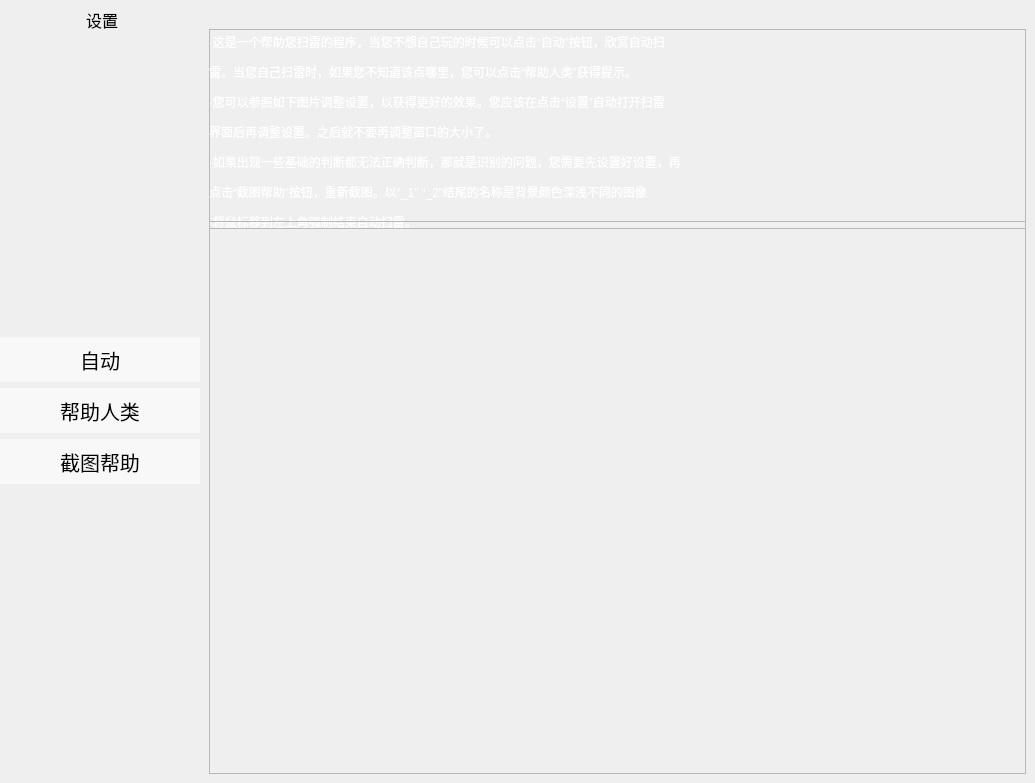
<?xml version="1.0" encoding="UTF-8"?>
<ui version="4.0">
 <class>MainWindow</class>
 <widget class="QMainWindow" name="MainWindow">
  <property name="geometry">
   <rect>
    <x>0</x>
    <y>0</y>
    <width>1035</width>
    <height>783</height>
   </rect>
  </property>
  <property name="minimumSize">
   <size>
    <width>1035</width>
    <height>0</height>
   </size>
  </property>
  <property name="maximumSize">
   <size>
    <width>1035</width>
    <height>800</height>
   </size>
  </property>
  <property name="windowTitle">
   <string>扫雷-帮助</string>
  </property>
  <property name="windowOpacity">
   <double>1.000000000000000</double>
  </property>
  <property name="toolTipDuration">
   <number>1</number>
  </property>
  <widget class="QWidget" name="centralwidget">
   <layout class="QGridLayout" name="gridLayout">
    <property name="leftMargin">
     <number>0</number>
    </property>
    <property name="topMargin">
     <number>0</number>
    </property>
    <property name="rightMargin">
     <number>0</number>
    </property>
    <property name="bottomMargin">
     <number>0</number>
    </property>
    <property name="spacing">
     <number>0</number>
    </property>
    <item row="0" column="0">
     <widget class="QFrame" name="frame">
      <property name="minimumSize">
       <size>
        <width>200</width>
        <height>0</height>
       </size>
      </property>
      <property name="maximumSize">
       <size>
        <width>200</width>
        <height>16777215</height>
       </size>
      </property>
      <property name="styleSheet">
       <string notr="true">QFrame {
	background-image:url(:/icons/background_2.bmp);
	border:none;
}</string>
      </property>
      <property name="frameShape">
       <enum>QFrame::StyledPanel</enum>
      </property>
      <property name="frameShadow">
       <enum>QFrame::Raised</enum>
      </property>
      <layout class="QVBoxLayout" name="verticalLayout">
       <property name="spacing">
        <number>6</number>
       </property>
       <property name="leftMargin">
        <number>0</number>
       </property>
       <property name="topMargin">
        <number>0</number>
       </property>
       <property name="rightMargin">
        <number>0</number>
       </property>
       <item>
        <widget class="QPushButton" name="setting_2">
         <property name="minimumSize">
          <size>
           <width>0</width>
           <height>40</height>
          </size>
         </property>
         <property name="font">
          <font>
           <family>宋体</family>
           <pointsize>12</pointsize>
          </font>
         </property>
         <property name="styleSheet">
          <string notr="true">QPushButton{
border-radius: none;
border: none;
background-color:rgba(255, 255, 255, 0);
color:rgb(0, 0, 0);
}
QPushButton:hover{
border: none;
background-color:rgba(255, 255, 255, 100);
color: rgb(0, 0, 0);
}
QPushButton:disabled{
border: none;
background-color:rgba(0, 0, 0, 0);
color:rgb(210, 210, 210);
}</string>
         </property>
         <property name="text">
          <string> 设置</string>
         </property>
         <property name="icon">
          <iconset>
           <normaloff>icons/settings.png</normaloff>icons/settings.png</iconset>
         </property>
        </widget>
       </item>
       <item>
        <spacer name="verticalSpacer_2">
         <property name="orientation">
          <enum>Qt::Vertical</enum>
         </property>
         <property name="sizeHint" stdset="0">
          <size>
           <width>20</width>
           <height>40</height>
          </size>
         </property>
        </spacer>
       </item>
       <item>
        <widget class="QPushButton" name="auto_play">
         <property name="minimumSize">
          <size>
           <width>0</width>
           <height>45</height>
          </size>
         </property>
         <property name="font">
          <font>
           <family>楷体</family>
           <pointsize>15</pointsize>
          </font>
         </property>
         <property name="styleSheet">
          <string notr="true">QPushButton{
border-radius: none;
border: none;
background-color:rgba(255, 255, 255, 150);
color:rgb(0, 0, 0);
}
QPushButton:hover{
background-color:rgba(255, 255, 255, 200);
color:rgb(84, 158, 255);
}
QPushButton:disabled{
background-color:rgba(255, 255, 255, 150);
color:rgba(255, 255, 255, 175);
}</string>
         </property>
         <property name="text">
          <string>自动</string>
         </property>
         <property name="icon">
          <iconset>
           <normaloff>icons/play.png</normaloff>
           <activeoff>icons/play.png</activeoff>
           <selectedon>icons/play.png</selectedon>icons/play.png</iconset>
         </property>
         <property name="shortcut">
          <string>Ctrl+Shift+P</string>
         </property>
        </widget>
       </item>
       <item>
        <widget class="QPushButton" name="help_human">
         <property name="minimumSize">
          <size>
           <width>0</width>
           <height>45</height>
          </size>
         </property>
         <property name="font">
          <font>
           <family>楷体</family>
           <pointsize>15</pointsize>
          </font>
         </property>
         <property name="styleSheet">
          <string notr="true">QPushButton{
border-radius: none;
border: none;
background-color:rgba(255, 255, 255, 150);
color:rgb(0, 0, 0);
}
QPushButton:hover{
background-color:rgba(255, 255, 255, 200);
color:rgb(84, 158, 255);
}
QPushButton:disabled{
background-color:rgba(255, 255, 255, 150);
color:rgba(255, 255, 255, 175);
}</string>
         </property>
         <property name="text">
          <string>帮助人类</string>
         </property>
         <property name="icon">
          <iconset>
           <normaloff>icons/interrogation.png</normaloff>icons/interrogation.png</iconset>
         </property>
         <property name="shortcut">
          <string>Ctrl+Shift+H</string>
         </property>
        </widget>
       </item>
       <item>
        <widget class="QPushButton" name="screenshot_help">
         <property name="minimumSize">
          <size>
           <width>0</width>
           <height>45</height>
          </size>
         </property>
         <property name="font">
          <font>
           <family>楷体</family>
           <pointsize>15</pointsize>
          </font>
         </property>
         <property name="styleSheet">
          <string notr="true">QPushButton{
border-radius: none;
border: none;
background-color:rgba(255, 255, 255, 150);
color:rgb(0, 0, 0);
}
QPushButton:hover{
background-color:rgba(255, 255, 255, 200);
color:rgb(84, 158, 255);
}
QPushButton:disabled{
background-color:rgba(255, 255, 255, 150);
color:rgba(255, 255, 255, 175);
}</string>
         </property>
         <property name="text">
          <string>截图帮助</string>
         </property>
         <property name="icon">
          <iconset>
           <normaloff>icons/screenshot.png</normaloff>icons/screenshot.png</iconset>
         </property>
         <property name="iconSize">
          <size>
           <width>30</width>
           <height>30</height>
          </size>
         </property>
        </widget>
       </item>
       <item>
        <spacer name="verticalSpacer_3">
         <property name="orientation">
          <enum>Qt::Vertical</enum>
         </property>
         <property name="sizeHint" stdset="0">
          <size>
           <width>20</width>
           <height>40</height>
          </size>
         </property>
        </spacer>
       </item>
      </layout>
     </widget>
    </item>
    <item row="0" column="1">
     <widget class="QStackedWidget" name="stackedWidget">
      <property name="minimumSize">
       <size>
        <width>622</width>
        <height>500</height>
       </size>
      </property>
      <property name="styleSheet">
       <string notr="true">QStackedWidget &gt; QWidget{
background-image: url(:/icons/background_1.bmp);
}QPushButton:disabled{background-color:rgba(255, 255, 255, 150);color:rgba(255, 255, 255, 175);}</string>
      </property>
      <property name="currentIndex">
       <number>0</number>
      </property>
      <widget class="QWidget" name="page_main">
       <property name="styleSheet">
        <string notr="true">QLabel{color:rgb(255, 255, 255);font: 10pt &quot;楷体&quot;;min-height:26px}
</string>
       </property>
       <layout class="QVBoxLayout" name="verticalLayout_4">
        <property name="spacing">
         <number>12</number>
        </property>
        <item>
         <widget class="QFrame" name="frame_4">
          <property name="minimumSize">
           <size>
            <width>0</width>
            <height>200</height>
           </size>
          </property>
          <property name="maximumSize">
           <size>
            <width>16777215</width>
            <height>160</height>
           </size>
          </property>
          <property name="frameShape">
           <enum>QFrame::StyledPanel</enum>
          </property>
          <property name="frameShadow">
           <enum>QFrame::Raised</enum>
          </property>
          <widget class="QLabel" name="label_10">
           <property name="geometry">
            <rect>
             <x>0</x>
             <y>0</y>
             <width>821</width>
             <height>26</height>
            </rect>
           </property>
           <property name="text">
            <string>·这是一个帮助您扫雷的程序，当您不想自己玩的时候可以点击“自动”按钮，欣赏自动扫</string>
           </property>
          </widget>
          <widget class="QLabel" name="label_11">
           <property name="geometry">
            <rect>
             <x>0</x>
             <y>30</y>
             <width>791</width>
             <height>26</height>
            </rect>
           </property>
           <property name="text">
            <string>雷。当您自己扫雷时，如果您不知道该点哪里，您可以点击“帮助人类”获得提示。</string>
           </property>
          </widget>
          <widget class="QLabel" name="label_12">
           <property name="geometry">
            <rect>
             <x>0</x>
             <y>60</y>
             <width>811</width>
             <height>26</height>
            </rect>
           </property>
           <property name="text">
            <string>·您可以参照如下图片调整设置，以获得更好的效果。您应该在点击“设置”自动打开扫雷</string>
           </property>
          </widget>
          <widget class="QLabel" name="label_13">
           <property name="geometry">
            <rect>
             <x>0</x>
             <y>120</y>
             <width>811</width>
             <height>26</height>
            </rect>
           </property>
           <property name="text">
            <string>·如果出现一些基础的判断都无法正确判断，那就是识别的问题，您需要先设置好设置，再</string>
           </property>
          </widget>
          <widget class="QLabel" name="label_14">
           <property name="geometry">
            <rect>
             <x>0</x>
             <y>150</y>
             <width>811</width>
             <height>26</height>
            </rect>
           </property>
           <property name="text">
            <string>点击“截图帮助”按钮，重新截图。以“_1” “_2”结尾的名称是背景颜色深浅不同的图像</string>
           </property>
          </widget>
          <widget class="QLabel" name="label_15">
           <property name="geometry">
            <rect>
             <x>0</x>
             <y>90</y>
             <width>791</width>
             <height>26</height>
            </rect>
           </property>
           <property name="text">
            <string>界面后再调整设置。之后就不要再调整窗口的大小了。</string>
           </property>
          </widget>
          <widget class="QLabel" name="label_16">
           <property name="geometry">
            <rect>
             <x>0</x>
             <y>180</y>
             <width>781</width>
             <height>26</height>
            </rect>
           </property>
           <property name="text">
            <string>·将鼠标移到左上角强制结束自动扫雷。</string>
           </property>
          </widget>
         </widget>
        </item>
        <item>
         <widget class="QFrame" name="frame_5">
          <property name="frameShape">
           <enum>QFrame::StyledPanel</enum>
          </property>
          <property name="frameShadow">
           <enum>QFrame::Raised</enum>
          </property>
          <layout class="QHBoxLayout" name="horizontalLayout_2">
           <item>
            <widget class="QLabel" name="label">
             <property name="text">
              <string/>
             </property>
            </widget>
           </item>
          </layout>
         </widget>
        </item>
       </layout>
      </widget>
      <widget class="QWidget" name="page_2">
       <property name="styleSheet">
        <string notr="true">QPushButton{border-radius:10px; background-color:rgba(255, 255, 255, 200);
color: rgb(0, 0, 0)}QPushButton:hover{background-color:rgba(255, 255, 255, 255);
color: rgb(0, 0, 0)}</string>
       </property>
       <layout class="QVBoxLayout" name="verticalLayout_2">
        <item>
         <widget class="QPushButton" name="end_quto_play_thread">
          <property name="minimumSize">
           <size>
            <width>150</width>
            <height>40</height>
           </size>
          </property>
          <property name="maximumSize">
           <size>
            <width>150</width>
            <height>40</height>
           </size>
          </property>
          <property name="font">
           <font>
            <family>楷体</family>
            <pointsize>12</pointsize>
           </font>
          </property>
          <property name="styleSheet">
           <string notr="true"/>
          </property>
          <property name="text">
           <string>终止计算</string>
          </property>
          <property name="icon">
           <iconset>
            <normaloff>icons/stop.png</normaloff>icons/stop.png</iconset>
          </property>
         </widget>
        </item>
        <item>
         <widget class="QPushButton" name="return_to_main_page">
          <property name="minimumSize">
           <size>
            <width>150</width>
            <height>40</height>
           </size>
          </property>
          <property name="maximumSize">
           <size>
            <width>150</width>
            <height>41</height>
           </size>
          </property>
          <property name="sizeIncrement">
           <size>
            <width>0</width>
            <height>2</height>
           </size>
          </property>
          <property name="font">
           <font>
            <family>楷体</family>
            <pointsize>12</pointsize>
           </font>
          </property>
          <property name="styleSheet">
           <string notr="true"/>
          </property>
          <property name="text">
           <string>返回主页面</string>
          </property>
          <property name="icon">
           <iconset>
            <normaloff>icons/house.png</normaloff>icons/house.png</iconset>
          </property>
         </widget>
        </item>
        <item>
         <widget class="QPlainTextEdit" name="plainTextEdit">
          <property name="font">
           <font>
            <family>宋体</family>
            <pointsize>13</pointsize>
           </font>
          </property>
          <property name="styleSheet">
           <string notr="true">QPlainTextEdit{
border: 3px solid rgb(225, 225, 225);background-color: rgba(44, 44, 44, 170);color:rgb(255, 255, 255);}</string>
          </property>
          <property name="plainText">
           <string/>
          </property>
         </widget>
        </item>
        <item>
         <widget class="QProgressBar" name="pgb">
          <property name="minimumSize">
           <size>
            <width>580</width>
            <height>35</height>
           </size>
          </property>
          <property name="font">
           <font>
            <family>楷体</family>
            <pointsize>10</pointsize>
           </font>
          </property>
          <property name="styleSheet">
           <string notr="true">QProgressBar {border: none;border-radius: 12px;text-align: center;}
QProgressBar::chunk {background-color: qlineargradient(spread:pad, x1:0, y1:0, x2:1, y2:0, stop:0 rgb(167, 255, 245), stop:1 rgb(4, 126, 127));border-radius: 12px;}</string>
          </property>
          <property name="value">
           <number>24</number>
          </property>
          <property name="format">
           <string>计算中%p%</string>
          </property>
         </widget>
        </item>
       </layout>
      </widget>
      <widget class="QWidget" name="page_3">
       <layout class="QVBoxLayout" name="verticalLayout_3">
        <item>
         <widget class="QPushButton" name="return_to_main_p3">
          <property name="minimumSize">
           <size>
            <width>150</width>
            <height>40</height>
           </size>
          </property>
          <property name="maximumSize">
           <size>
            <width>150</width>
            <height>16777215</height>
           </size>
          </property>
          <property name="font">
           <font>
            <family>楷体</family>
            <pointsize>11</pointsize>
           </font>
          </property>
          <property name="styleSheet">
           <string notr="true">QPushButton{border-radius:10px; background-color:rgba(255, 255, 255, 200);
color: rgb(0, 0, 0)}QPushButton:hover{background-color:rgba(255, 255, 255, 255);
color: rgb(0, 0, 0)}QPushButton:disabled{background-color:rgba(255, 255, 255, 150);color:rgba(255, 255, 255, 175);}</string>
          </property>
          <property name="text">
           <string>返回主页面</string>
          </property>
          <property name="icon">
           <iconset>
            <normaloff>icons/house.png</normaloff>icons/house.png</iconset>
          </property>
         </widget>
        </item>
        <item>
         <widget class="QFrame" name="frame_explaination">
          <property name="minimumSize">
           <size>
            <width>598</width>
            <height>210</height>
           </size>
          </property>
          <property name="maximumSize">
           <size>
            <width>16777215</width>
            <height>210</height>
           </size>
          </property>
          <property name="styleSheet">
           <string notr="true">QLabel{color: rgb(255, 255, 255);font: 10pt &quot;楷体&quot;;}
</string>
          </property>
          <property name="frameShape">
           <enum>QFrame::StyledPanel</enum>
          </property>
          <property name="frameShadow">
           <enum>QFrame::Raised</enum>
          </property>
          <widget class="QLabel" name="label_2">
           <property name="geometry">
            <rect>
             <x>10</x>
             <y>0</y>
             <width>541</width>
             <height>31</height>
            </rect>
           </property>
           <property name="minimumSize">
            <size>
             <width>541</width>
             <height>31</height>
            </size>
           </property>
           <property name="maximumSize">
            <size>
             <width>541</width>
             <height>31</height>
            </size>
           </property>
           <property name="text">
            <string>当您不知道哪里不是雷的话，您可以点击“帮助人类”按钮。</string>
           </property>
          </widget>
          <widget class="QLabel" name="label_3">
           <property name="geometry">
            <rect>
             <x>10</x>
             <y>30</y>
             <width>431</width>
             <height>31</height>
            </rect>
           </property>
           <property name="minimumSize">
            <size>
             <width>0</width>
             <height>31</height>
            </size>
           </property>
           <property name="text">
            <string>·提示格上的颜色表示不是雷的概率。一定是雷</string>
           </property>
          </widget>
          <widget class="QLabel" name="label_4">
           <property name="geometry">
            <rect>
             <x>450</x>
             <y>30</y>
             <width>231</width>
             <height>31</height>
            </rect>
           </property>
           <property name="minimumSize">
            <size>
             <width>0</width>
             <height>31</height>
            </size>
           </property>
           <property name="maximumSize">
            <size>
             <width>16777215</width>
             <height>21</height>
            </size>
           </property>
           <property name="styleSheet">
            <string notr="true">background-color:qlineargradient(spread:pad, x1:0, y1:0, x2:1, y2:0, stop:0 rgba(255, 0, 0, 255), stop:1 rgba(0, 255, 0, 255))</string>
           </property>
           <property name="text">
            <string/>
           </property>
          </widget>
          <widget class="QLabel" name="label_5">
           <property name="geometry">
            <rect>
             <x>690</x>
             <y>30</y>
             <width>101</width>
             <height>31</height>
            </rect>
           </property>
           <property name="minimumSize">
            <size>
             <width>0</width>
             <height>31</height>
            </size>
           </property>
           <property name="text">
            <string>一定不是雷</string>
           </property>
          </widget>
          <widget class="QLabel" name="label_6">
           <property name="geometry">
            <rect>
             <x>50</x>
             <y>70</y>
             <width>101</width>
             <height>24</height>
            </rect>
           </property>
           <property name="minimumSize">
            <size>
             <width>0</width>
             <height>24</height>
            </size>
           </property>
           <property name="maximumSize">
            <size>
             <width>16777215</width>
             <height>24</height>
            </size>
           </property>
           <property name="text">
            <string>确定不是雷</string>
           </property>
          </widget>
          <widget class="QPushButton" name="pushButton">
           <property name="geometry">
            <rect>
             <x>20</x>
             <y>70</y>
             <width>24</width>
             <height>24</height>
            </rect>
           </property>
           <property name="maximumSize">
            <size>
             <width>24</width>
             <height>24</height>
            </size>
           </property>
           <property name="styleSheet">
            <string notr="true">QPushButton{border-radius:0px; border: 2px solid rgb(0, 0, 255);background-color:rgba(0, 255, 0, 255);}QPushButton:disabled{border: none;background-color:rgba
(0, 0, 0, 0);color:rgba(210, 210, 210, 0);}</string>
           </property>
           <property name="text">
            <string/>
           </property>
          </widget>
          <widget class="QPushButton" name="pushButton_2">
           <property name="geometry">
            <rect>
             <x>170</x>
             <y>70</y>
             <width>24</width>
             <height>24</height>
            </rect>
           </property>
           <property name="maximumSize">
            <size>
             <width>24</width>
             <height>24</height>
            </size>
           </property>
           <property name="styleSheet">
            <string notr="true">QPushButton{border-radius:0px; border: 2px solid rgb(0, 0, 255);background-color:rgba(255, 0, 0, 255);}
QPushButton:disabled{border: none;background-color:rgba(0, 0, 0, 0);color:rgba(210, 210, 210, 0);}</string>
           </property>
           <property name="text">
            <string/>
           </property>
          </widget>
          <widget class="QLabel" name="label_7">
           <property name="geometry">
            <rect>
             <x>200</x>
             <y>70</y>
             <width>611</width>
             <height>24</height>
            </rect>
           </property>
           <property name="minimumSize">
            <size>
             <width>0</width>
             <height>24</height>
            </size>
           </property>
           <property name="maximumSize">
            <size>
             <width>16777215</width>
             <height>24</height>
            </size>
           </property>
           <property name="text">
            <string>确定是雷 方格上的数字表示判断的次序，数字越小，越先判断</string>
           </property>
          </widget>
          <widget class="QPushButton" name="pushButton_3">
           <property name="geometry">
            <rect>
             <x>20</x>
             <y>100</y>
             <width>24</width>
             <height>24</height>
            </rect>
           </property>
           <property name="maximumSize">
            <size>
             <width>24</width>
             <height>24</height>
            </size>
           </property>
           <property name="styleSheet">
            <string notr="true">QPushButton{border-radius:0px; border: 3px solid rgb(255, 255, 82);background-color:rgba(30, 225, 0, 255);}
QPushButton:disabled{border: none;background-color:rgba(0, 0, 0, 0);color:rgba(210, 210, 210, 0);}</string>
           </property>
           <property name="text">
            <string/>
           </property>
          </widget>
          <widget class="QLabel" name="label_8">
           <property name="geometry">
            <rect>
             <x>50</x>
             <y>100</y>
             <width>601</width>
             <height>24</height>
            </rect>
           </property>
           <property name="minimumSize">
            <size>
             <width>0</width>
             <height>24</height>
            </size>
           </property>
           <property name="maximumSize">
            <size>
             <width>16777215</width>
             <height>24</height>
            </size>
           </property>
           <property name="text">
            <string>推荐点击的方格，它有很高的概率不是雷，您可以从中选一个点击。</string>
           </property>
          </widget>
          <widget class="QLabel" name="label_9">
           <property name="geometry">
            <rect>
             <x>10</x>
             <y>180</y>
             <width>741</width>
             <height>24</height>
            </rect>
           </property>
           <property name="minimumSize">
            <size>
             <width>0</width>
             <height>24</height>
            </size>
           </property>
           <property name="maximumSize">
            <size>
             <width>16777215</width>
             <height>24</height>
            </size>
           </property>
           <property name="text">
            <string>·点击下方的已经被标记的方格，可以获得更多信息。</string>
           </property>
          </widget>
          <widget class="QLabel" name="label_17">
           <property name="geometry">
            <rect>
             <x>10</x>
             <y>130</y>
             <width>781</width>
             <height>20</height>
            </rect>
           </property>
           <property name="text">
            <string>·如果提示框位置不正，请检查设置中bx，by是否输入正确。如果所示区域不全，请检查</string>
           </property>
          </widget>
          <widget class="QLabel" name="label_18">
           <property name="geometry">
            <rect>
             <x>10</x>
             <y>160</y>
             <width>781</width>
             <height>17</height>
            </rect>
           </property>
           <property name="text">
            <string>长宽是否输入正确。如果无法正确判断，请检查总雷数是否输入正确。</string>
           </property>
          </widget>
         </widget>
        </item>
        <item>
         <widget class="QFrame" name="frame_2">
          <property name="minimumSize">
           <size>
            <width>0</width>
            <height>400</height>
           </size>
          </property>
          <property name="frameShape">
           <enum>QFrame::StyledPanel</enum>
          </property>
          <property name="frameShadow">
           <enum>QFrame::Raised</enum>
          </property>
          <widget class="QLabel" name="label_p3">
           <property name="geometry">
            <rect>
             <x>13</x>
             <y>13</y>
             <width>111</width>
             <height>41</height>
            </rect>
           </property>
           <property name="text">
            <string/>
           </property>
          </widget>
         </widget>
        </item>
        <item>
         <widget class="QFrame" name="frame_3">
          <property name="maximumSize">
           <size>
            <width>16777215</width>
            <height>40</height>
           </size>
          </property>
          <property name="styleSheet">
           <string notr="true">QPushButton{border-radius:10px; background-color:rgba(255, 255, 255, 200);
color: rgb(0, 0, 0)}QPushButton:hover{background-color:rgba(255, 255, 255, 255);
color: rgb(0, 0, 0)}QPushButton:disabled{background-color:rgba(255, 255, 255, 150);color:rgba(255, 255, 255, 175);}</string>
          </property>
          <property name="frameShape">
           <enum>QFrame::StyledPanel</enum>
          </property>
          <property name="frameShadow">
           <enum>QFrame::Raised</enum>
          </property>
          <layout class="QHBoxLayout" name="horizontalLayout">
           <property name="leftMargin">
            <number>0</number>
           </property>
           <property name="topMargin">
            <number>0</number>
           </property>
           <property name="rightMargin">
            <number>0</number>
           </property>
           <property name="bottomMargin">
            <number>0</number>
           </property>
           <item>
            <spacer name="horizontalSpacer">
             <property name="orientation">
              <enum>Qt::Horizontal</enum>
             </property>
             <property name="sizeHint" stdset="0">
              <size>
               <width>40</width>
               <height>20</height>
              </size>
             </property>
            </spacer>
           </item>
           <item>
            <widget class="QPushButton" name="end_help_thread">
             <property name="minimumSize">
              <size>
               <width>105</width>
               <height>32</height>
              </size>
             </property>
             <property name="maximumSize">
              <size>
               <width>16777215</width>
               <height>32</height>
              </size>
             </property>
             <property name="font">
              <font>
               <family>楷体</family>
              </font>
             </property>
             <property name="text">
              <string>终止计算</string>
             </property>
             <property name="icon">
              <iconset>
               <normaloff>icons/stop.png</normaloff>icons/stop.png</iconset>
             </property>
             <property name="iconSize">
              <size>
               <width>16</width>
               <height>16</height>
              </size>
             </property>
            </widget>
           </item>
           <item>
            <widget class="QPushButton" name="click_all">
             <property name="minimumSize">
              <size>
               <width>200</width>
               <height>32</height>
              </size>
             </property>
             <property name="font">
              <font>
               <family>楷体</family>
              </font>
             </property>
             <property name="text">
              <string>点击所有的确定方格</string>
             </property>
             <property name="icon">
              <iconset>
               <normaloff>icons/interactive.png</normaloff>icons/interactive.png</iconset>
             </property>
             <property name="iconSize">
              <size>
               <width>16</width>
               <height>16</height>
              </size>
             </property>
            </widget>
           </item>
          </layout>
         </widget>
        </item>
        <item>
         <widget class="QProgressBar" name="pgb_p3">
          <property name="minimumSize">
           <size>
            <width>580</width>
            <height>35</height>
           </size>
          </property>
          <property name="maximumSize">
           <size>
            <width>1666</width>
            <height>35</height>
           </size>
          </property>
          <property name="font">
           <font>
            <family>楷体</family>
            <pointsize>10</pointsize>
           </font>
          </property>
          <property name="styleSheet">
           <string notr="true">QProgressBar {border: none;border-radius: 12px;text-align: center;}
QProgressBar::chunk {background-color: qlineargradient(spread:pad, x1:0, y1:0, x2:1, y2:0, stop:0 rgb(167, 255, 245), stop:1 rgb(4, 126, 127));border-radius: 12px;}</string>
          </property>
          <property name="value">
           <number>24</number>
          </property>
          <property name="format">
           <string>计算中%p%</string>
          </property>
         </widget>
        </item>
       </layout>
      </widget>
     </widget>
    </item>
   </layout>
  </widget>
 </widget>
 <resources>
  <include location="bg.qrc"/>
 </resources>
 <connections/>
</ui>
